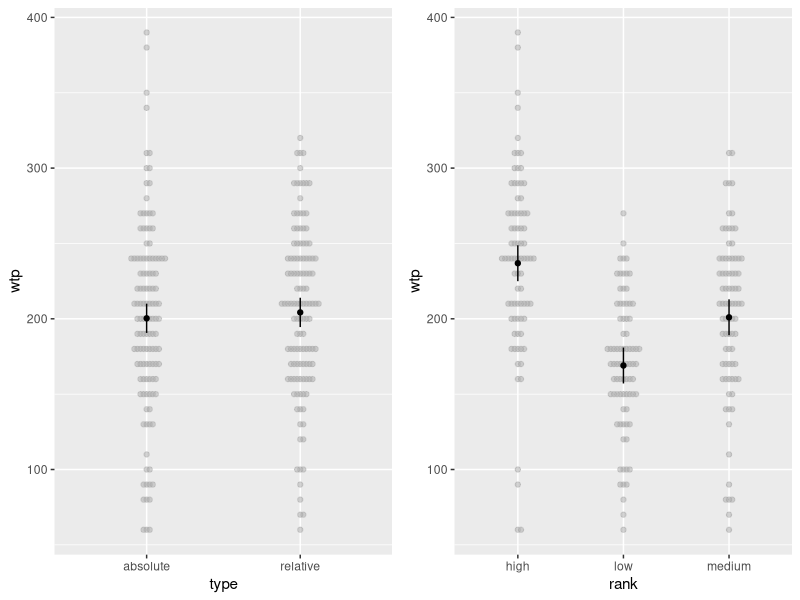

The R script that drew this image:
library('tidyverse')
library('emmeans')
library('afex')
library('cowplot')


# PART 1
d1 <- read_csv('phones.csv')
head(d1)
d1 <- d1 %>% mutate(ranklow = ifelse(rank=='low',1,0),
              rankmedium = ifelse(rank=='medium',1,0),
              rankhigh = ifelse(rank=='high',1,0),
              first = ifelse(valuer=='first',1,0),
              absolute = ifelse(type=='absolute',1,0))
m1 <- lm(wtp ~ absolute*ranklow + absolute*rankhigh + first,d1)
summary(m1)

a1 <- aov_car(wtp ~ type*rank + valuer + Error(id), d1)
summary(a1)
p1 <- afex_plot(a1,'type')
p2 <- afex_plot(a1,'rank')
plot_grid(p1,p2)
### There seems to be no significant difference between the two types of ranking, and ultimately it is the ranking itself
### that has the most effect.

e1 <- emmeans(m1,'absolute')
summary(e1)



# PART 2
d2 <- read_csv('ride.csv')
head(d2)

d2 <- d2 %>% mutate(thrill=ifelse(Task=='Thrill',1,0),
              fself=ifelse(Order=='Self First',1,0))
m2 <- lm(Other ~ Self*thrill + fself, d2)
summary(m2)

e2 <- emmeans(m2,'thrill')
summary(e2)
